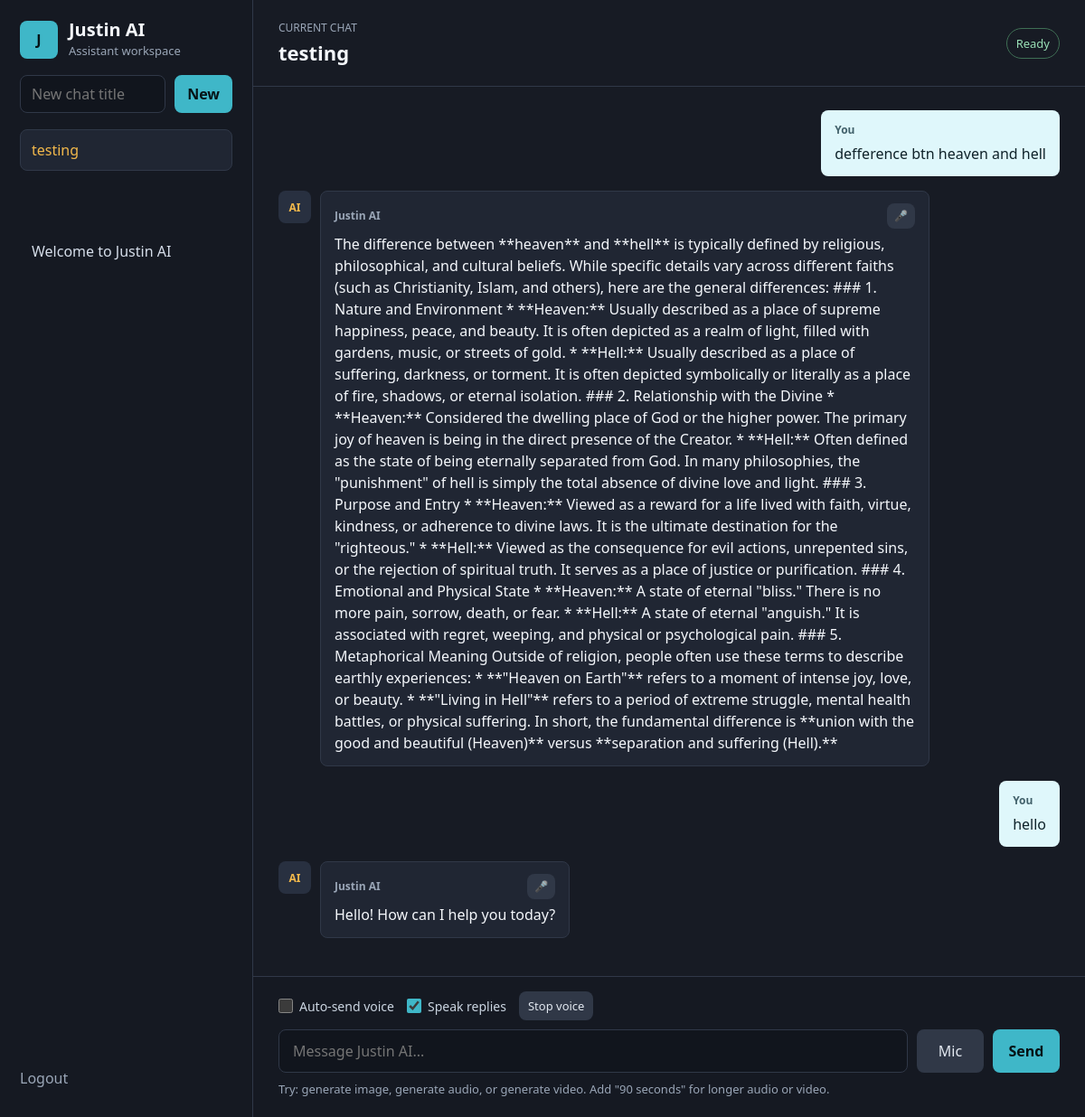
/ (signed in), run on the app's committed database.
### tables this page shows
CREATE TABLE threads (
    id INTEGER PRIMARY KEY AUTOINCREMENT,
    user_id INTEGER,
    title TEXT,
    created_at TIMESTAMP DEFAULT CURRENT_TIMESTAMP,
    FOREIGN KEY (user_id) REFERENCES users (id)
);

CREATE TABLE chats (
    id INTEGER PRIMARY KEY AUTOINCREMENT,
    user_message TEXT,
    ai_reply TEXT,
    created_at TIMESTAMP DEFAULT CURRENT_TIMESTAMP
, user_id INTEGER REFERENCES users(id), thread_id INTEGER, media_type TEXT, media_url TEXT);

### app.py (the view)
@app.route("/")
@login_required
def home():
    threads = get_threads(current_user.id)
    if not threads:
        thread_id = create_thread(current_user.id, "Welcome to Justin AI")
        welcome_msg = "Hello! I'm Justin AI. How can I help you today?"
        save_chat(thread_id, "", welcome_msg)  # Empty user_msg for system
        threads = get_threads(current_user.id)
    current_thread_id = session.get('current_thread_id', threads[0][0] if threads else None)
    if current_thread_id:
        chats = get_chats(current_thread_id)
        current_thread = get_thread(current_thread_id)
    else:
        chats = []
        current_thread = None
    return render_template("index.html", threads=threads, chats=chats, current_thread=current_thread)

### app.py (called while the page is built)
@login_manager.user_loader
def load_user(user_id):
    try:
        user_id = int(user_id)
        user_data = get_user_by_id(user_id)
        if user_data:
            return User(user_data[0], None, user_data[1], user_data[2])
    except:
        pass
    return None

### database.py (called while the page is built)
def get_user_by_id(user_id):
    cursor.execute("SELECT id, name, email FROM users WHERE id = ?", (user_id,))
    return cursor.fetchone()

def get_chats(thread_id):
    cursor.execute("SELECT user_message, ai_reply, media_type, media_url FROM chats WHERE thread_id = ? ORDER BY id DESC", (thread_id,))
    return cursor.fetchall()

def get_threads(user_id):
    cursor.execute("SELECT id, title, created_at FROM threads WHERE user_id = ? ORDER BY created_at DESC", (user_id,))
    return cursor.fetchall()

def get_thread(thread_id):
    cursor.execute("SELECT id, title FROM threads WHERE id = ?", (thread_id,))
    return cursor.fetchone()

### templates/index.html (shortened to what this page needs)
<!DOCTYPE html>
<html lang="en">
<head>
    <link rel="stylesheet" href="{{ url_for('static', filename='style.css') }}">
</head>
<body>
<div class="app-shell">
    <aside class="sidebar">
        <div class="brand-row">
            <div class="brand-mark">J</div>
            <div>
                <h1>Justin AI</h1>
                <p>Assistant workspace</p>
            </div>
        </div>
        <form method="POST" action="/new_thread" class="new-chat-form">
            <input type="text" name="title" placeholder="New chat title">
            <button type="submit">New</button>
        </form>
        <nav class="thread-list" aria-label="Chats">
            {% for thread in threads %}
                <a class="thread-link {% if current_thread and current_thread[0] == thread[0] %}active{% endif %}" href="/select_thread/{{ thread[0] }}">
                    <span>{{ thread[1] }}</span>
                </a>
            {% endfor %}
        </nav>
        <a href="/logout" class="logout-link">Logout</a>
    </aside>
    <main class="chat-panel">
        {% if current_thread %}
            <header class="chat-header">
                <div>
                    <p class="eyebrow">Current chat</p>
                    <h2>{{ current_thread[1] }}</h2>
                </div>
                <div class="status-pill">Ready</div>
            </header>
            <div class="chat-box" id="chat-box">
                {% for chat in chats %}
                    {% if chat[0] %}
                    <div class="message-row user-row">
                        <div class="message user-message">
                            <div class="message-label">You</div>
                            <div>{{ chat[0] }}</div>
                        </div>
                    </div>
                    {% endif %}
                    <div class="message-row ai-row">
                        <div class="avatar">AI</div>
                        <div class="message ai-message">
                            <div class="message-label">
                                Justin AI
                                <button type="button" class="speak-message" data-text="{{ chat[1]|e }}">🎤</button>
                            </div>
                            <span class="ai-text">{{ chat[1] }}</span>
                        </div>
                    </div>
                {% endfor %}
            </div>
            <section class="composer-area">
                <div class="voice-chat-panel">
                    <label>
                        <input type="checkbox" id="auto-send-voice">
                        Auto-send voice
                    </label>
                    <label>
                        <input type="checkbox" id="speak-replies" checked>
                        Speak replies
                    </label>
                    <button type="button" id="stop-speech" class="secondary-button">Stop voice</button>
                </div>
                <form method="POST" action="/chat" id="chat-form" class="chat-form">
                    <input type="text" name="message" id="message-input" placeholder="Message Justin AI..." required>
                    <button type="button" id="voice-button" class="voice-button">Mic</button>
                    <button type="submit" class="send-button">Send</button>
                </form>
                <p class="hint">Try: generate image, generate audio, or generate video. Add "90 seconds" for longer audio or video.</p>
            </section>
        {% else %}
            <section class="empty-state">
                <h2>Select or create a chat</h2>
                <p>Start a conversation from the sidebar.</p>
            </section>
        {% endif %}
    </main>
</div>
</body>
</html>

### data on the page
threads: title "testing"
threads: title "Welcome to Justin AI"
chats: user_message "defference btn heaven and hell", ai_reply "The difference between **heaven** and **hell** is typically defined by religious, philosophical, and cultural beliefs. While specific details vary across different faiths (such as Christianity, Islam, and others), here are the general differences: ### 1. Nature and Environment * **Heaven:** Usually described as a place of supreme happiness, peace, and beauty. It is often depicted as a realm of light, filled with gardens, music, or streets of gold. * **Hell:** Usually described as a place of suffering, darkness, or torment. It is often depicted symbolically or literally as a place of fire, shadows, or eternal isolation. ### 2. Relationship with the Divine * **Heaven:** Considered the…"
chats: user_message "hello", ai_reply "Hello! How can I help you today?"
